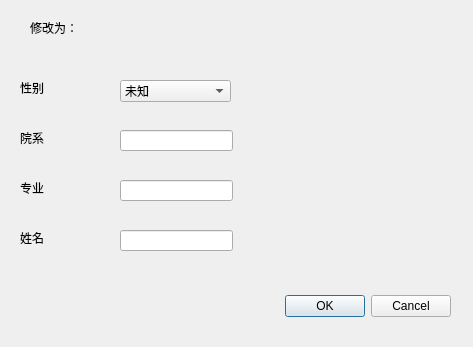
<?xml version="1.0" encoding="UTF-8"?>
<ui version="4.0">
 <class>UserChangeDialog</class>
 <widget class="QDialog" name="UserChangeDialog">
  <property name="geometry">
   <rect>
    <x>0</x>
    <y>0</y>
    <width>473</width>
    <height>347</height>
   </rect>
  </property>
  <property name="windowTitle">
   <string>Dialog</string>
  </property>
  <widget class="QDialogButtonBox" name="buttonBox">
   <property name="geometry">
    <rect>
     <x>-10</x>
     <y>290</y>
     <width>461</width>
     <height>32</height>
    </rect>
   </property>
   <property name="orientation">
    <enum>Qt::Horizontal</enum>
   </property>
   <property name="standardButtons">
    <set>QDialogButtonBox::Cancel|QDialogButtonBox::Ok</set>
   </property>
  </widget>
  <widget class="QComboBox" name="sex">
   <property name="geometry">
    <rect>
     <x>120</x>
     <y>80</y>
     <width>111</width>
     <height>22</height>
    </rect>
   </property>
   <item>
    <property name="text">
     <string>未知</string>
    </property>
   </item>
   <item>
    <property name="text">
     <string>男</string>
    </property>
   </item>
   <item>
    <property name="text">
     <string>女</string>
    </property>
   </item>
  </widget>
  <widget class="QLineEdit" name="department">
   <property name="geometry">
    <rect>
     <x>120</x>
     <y>130</y>
     <width>113</width>
     <height>21</height>
    </rect>
   </property>
   <property name="text">
    <string/>
   </property>
  </widget>
  <widget class="QLabel" name="label_8">
   <property name="geometry">
    <rect>
     <x>20</x>
     <y>180</y>
     <width>72</width>
     <height>15</height>
    </rect>
   </property>
   <property name="text">
    <string>专业</string>
   </property>
  </widget>
  <widget class="QLineEdit" name="name">
   <property name="geometry">
    <rect>
     <x>120</x>
     <y>230</y>
     <width>113</width>
     <height>21</height>
    </rect>
   </property>
   <property name="text">
    <string/>
   </property>
  </widget>
  <widget class="QLabel" name="label_9">
   <property name="geometry">
    <rect>
     <x>20</x>
     <y>230</y>
     <width>72</width>
     <height>15</height>
    </rect>
   </property>
   <property name="text">
    <string>姓名</string>
   </property>
  </widget>
  <widget class="QLabel" name="label_5">
   <property name="geometry">
    <rect>
     <x>20</x>
     <y>80</y>
     <width>72</width>
     <height>15</height>
    </rect>
   </property>
   <property name="text">
    <string>性别</string>
   </property>
  </widget>
  <widget class="QLabel" name="label_7">
   <property name="geometry">
    <rect>
     <x>20</x>
     <y>130</y>
     <width>72</width>
     <height>15</height>
    </rect>
   </property>
   <property name="text">
    <string>院系</string>
   </property>
  </widget>
  <widget class="QLineEdit" name="major">
   <property name="geometry">
    <rect>
     <x>120</x>
     <y>180</y>
     <width>113</width>
     <height>21</height>
    </rect>
   </property>
  </widget>
  <widget class="QLabel" name="label">
   <property name="geometry">
    <rect>
     <x>30</x>
     <y>20</y>
     <width>72</width>
     <height>15</height>
    </rect>
   </property>
   <property name="text">
    <string>修改为：</string>
   </property>
  </widget>
 </widget>
 <resources/>
 <connections>
  <connection>
   <sender>buttonBox</sender>
   <signal>accepted()</signal>
   <receiver>UserChangeDialog</receiver>
   <slot>accept()</slot>
   <hints>
    <hint type="sourcelabel">
     <x>248</x>
     <y>254</y>
    </hint>
    <hint type="destinationlabel">
     <x>157</x>
     <y>274</y>
    </hint>
   </hints>
  </connection>
  <connection>
   <sender>buttonBox</sender>
   <signal>rejected()</signal>
   <receiver>UserChangeDialog</receiver>
   <slot>reject()</slot>
   <hints>
    <hint type="sourcelabel">
     <x>316</x>
     <y>260</y>
    </hint>
    <hint type="destinationlabel">
     <x>286</x>
     <y>274</y>
    </hint>
   </hints>
  </connection>
 </connections>
</ui>
